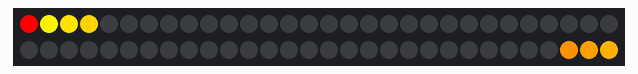
Recording of a sketch running on a simulated Arduino Uno, built with avr-gcc and run on an emulated ATmega328P. On the bench: 60 RGB LEDs in strip order, left to right, continuing on the next row.

Above: at 0.16 s.
At 1.13 s:
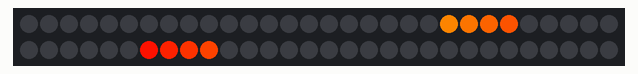
At 3.07 s:
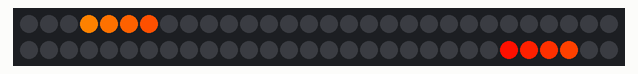
At 5.66 s:
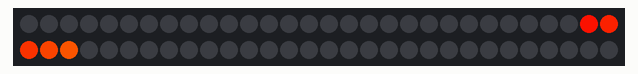
At 7.93 s:
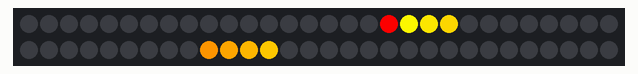
At 10.19 s:
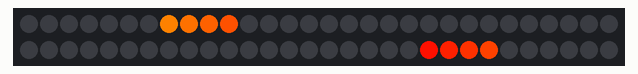

Measured:
- by itself, everything shown: repeats every 9.7 s, in 30 steps

The sketch:

_02_strobechase.ino
```cpp
// Simple NeoPixel test.  Lights just a few pixels at a time so a
// long strip can safely be powered from Arduino 5V pin.  Arduino
// may nonetheless hiccup when LEDs are first connected and not
// accept code.  So upload code first, unplug USB, connect pixels
// to GND FIRST, then +5V and digital pin 6, then re-plug USB.
// A working strip will show a few pixels moving down the line,
// cycling between red, green and blue.  If you get no response,
// might be connected to wrong end of strip -- look for the data
// direction arrows printed on the strip.

#include <Adafruit_NeoPixel.h>

#define PIN    6
#define N_LEDS 60 // 5 meter reel @ 30 LEDs/m

Adafruit_NeoPixel strip = Adafruit_NeoPixel(N_LEDS, PIN, NEO_GRB + NEO_KHZ800);

void setup() {
  strip.begin();
}

void loop() {
  strobe(0xff0000); // Red
  //chase(0x00FF00, true); // Green
  //bothdir(0x0000FF); // Blue
  //chase(0x00FF00, false); // Green
}

static void strobe(uint32_t c) {
  uint8_t n = 30;
  uint32_t sub = 0x001000;

  // draw
  uint16_t iopp = strip.numPixels();
  uint16_t p = 0;
  uint16_t popp = iopp;
  for(uint16_t i=0; i<strip.numPixels()/2; i++) {

      //from front
      strip.setPixelColor(p  , c); // Draw new pixel
      c-=sub;
      p++;
      strip.setPixelColor(p  , c); // Draw new pixel
      c-=sub;
      p++;
      strip.setPixelColor(p  , c); // Draw new pixel
      c-=sub;
      p++;
      strip.setPixelColor(p  , c); // Draw new pixel
      c-=sub;
      p-=2;

      //from back
      strip.setPixelColor(popp  , c); // Draw new pixel
      c-=sub;
      popp--;
      strip.setPixelColor(popp  , c); // Draw new pixel
      c-=sub;
      popp--;
      strip.setPixelColor(popp  , c); // Draw new pixel
      c-=sub;
      popp--;
      strip.setPixelColor(popp  , c); // Draw new pixel
      c-=sub;
      popp+=2;

      strip.show();
      delay(10);

      // erase all
      for(uint16_t i=0; i<strip.numPixels(); i++) {
        strip.setPixelColor(i  , 0);
      }
      strip.show();
      delay(30);
  }
}

static void chase(uint32_t c, bool forward) {
  uint8_t n = 30;
  uint32_t sub = 0x001000;
  int8_t increment = 1;
  uint16_t p = 0;
  if (!forward) {
    increment = -1;
    p = strip.numPixels();
  }
  for(uint16_t i=0; i<strip.numPixels()+n; i++) {
      strip.setPixelColor(p  , c); // Draw new pixel
      c-=sub;
      p+=increment;
      strip.show();
      delay(10);
  }

  // erase all
  for(uint16_t i=0; i<strip.numPixels(); i++) {
    strip.setPixelColor(i  , 0);
    strip.show();
  }
}
```
